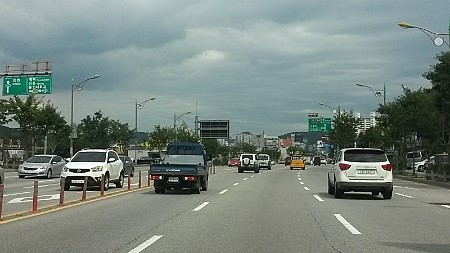
#> input picture python/road1.jpg, 450 x 253 px
$ python finallevel.py
#> lines starting #> are read from the running program, lines starting #| are printed output that depends on the picture; after the words box and inside, x2 and y2 are one past the last pixel; in counts of white or black regions, pixels touching at a corner belong together; long printed decimals are rounded
import cv2
import numpy as np

def grayscale(img):
    return cv2.cvtColor(img, cv2.COLOR_RGB2GRAY)

def canny(img, low_threshold, high_threshold):
    return cv2.Canny(img, low_threshold, high_threshold)

def gaussian_blur(img, kernel_size):
    return cv2.GaussianBlur(img, (kernel_size, kernel_size), 0)

def region_of_interest(img, vertices, color3=(255,255,255), color1=255):
    mask = np.zeros_like(img)

    if len(img.shape) > 2:
        color = color3
    else:
        color = color1

    cv2.fillPoly(mask, vertices, color)

    ROI_image = cv2.bitwise_and(img,mask)
    return ROI_image

def draw_lines(img, lines, color=[0,0,255], thickness = 2):
    for line in lines:
        for x1,y1,x2,y2 in line:
            cv2.line(img, (x1,y1), (x2,y2), color, thickness)
            # [6 lines of commented-out code are left out]

def hough_lines(img, rho, theta, threshold, min_line_len, max_line_gap):
    lines = cv2.HoughLinesP(img, rho, theta, threshold, np.array([]), minLineLength = min_line_len, maxLineGap = max_line_gap)
    #line_img = np.zeros((img.shape[0], img.shape[1], 3), dtype=np.uint8)
    #draw_lines(line_img, lines)

    #print(lines)

    return lines

def weighted_img(img, initial_img, α=1,β=1.,λ=0.):
    return cv2.addWeighted(initial_img,α,img,β,λ)

image = cv2.imread('road1.jpg')
#> image is the input picture: shape (253, 450, 3); mean B, G, R 127.1, 133.3, 120.3
height, width = image.shape[:2]
#> height = 253; width = 450

gray_img = grayscale(image)
#> in grayscale, `return cv2.cvtColor(img, cv2.COLOR_RGB2GRAY)`:
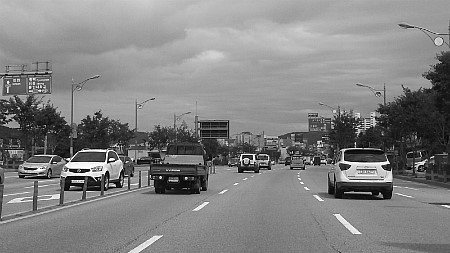
#> returned value: shape (253, 450); min 0, max 255, mean 129.9

blur_img = gaussian_blur(gray_img, 3)
#> in gaussian_blur, `return cv2.GaussianBlur(img, (kernel_size, kernel_size), 0)`:
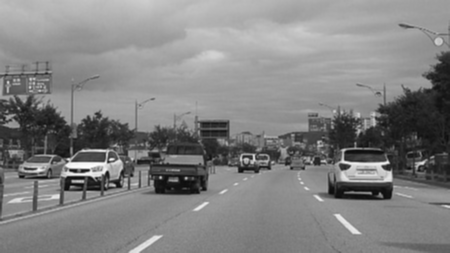
#> returned value: shape (253, 450); min 10, max 252, mean 130

canny_img = canny(blur_img, 70, 210)
#> in canny, `return cv2.Canny(img, low_threshold, high_threshold)`:
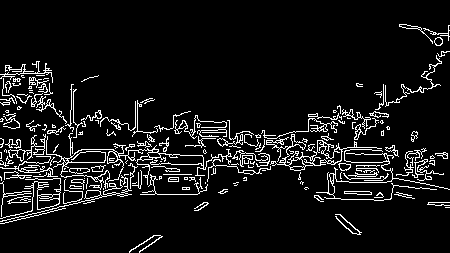
#> returned value: shape (253, 450); 8% white in thin lines or dots

vertices = np.array([[(50,height),(width/2-55, height/2+50), (width/2+55, height/2+50),(width-50, height)]], dtype=np.int32)
#vertices = np.array([[(50,height),(width/2-45, height/2+60), (width/2+45, height/2+60), (width-50,height)]], dtype=np.int32)
ROI_img = region_of_interest(canny_img, vertices)
#> in region_of_interest, `cv2.fillPoly(mask, vertices, color)`:
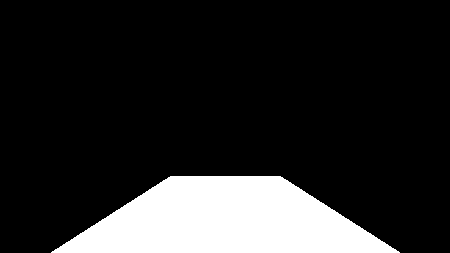
#> mask: shape (253, 450); 15.6% white; 1 white region, box (x1, y1, x2, y2) and area: (51, 176, 400, 253) 17753
#> in region_of_interest, `ROI_image = cv2.bitwise_and(img,mask)`:
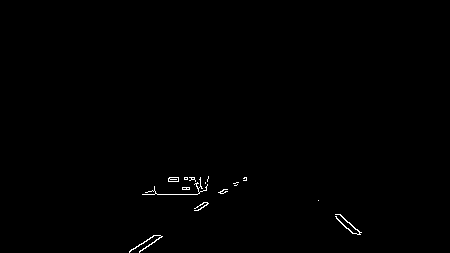
#> ROI_image: shape (253, 450); 0.41% white in thin lines or dots, all inside (x1, y1, x2, y2) = (129, 176, 362, 253)

line_arr = hough_lines(ROI_img, 1, 1*np.pi/180, 30, 10, 20)
#> in hough_lines, `lines = cv2.HoughLinesP(img, rho, theta, threshold, np.array([]), minL..`: lines = [[129, 252, 155, 235], [139, 252, 162, 236], [142, 194, 223, 193], [340, 214, 360, 232]]
#> line_arr has the same summary as lines in hough_lines
line_arr = np.squeeze(line_arr)

#print(line_arr)

slope_degree = (np.arctan2(line_arr[:,1] - line_arr[:,3], line_arr[:,0] - line_arr[:,2])*180)/np.pi
#> slope_degree = [146.8, 145.2, 179.3, -138]

print(slope_degree)
#| [ 146.821  145.176  179.293 -138.013 ]

line_arr = line_arr[np.abs(slope_degree)<160]
#> line_arr = [[129, 252, 155, 235], [139, 252, 162, 236], [340, 214, 360, 232]]
slope_degree = slope_degree[np.abs(slope_degree)<160]
#> slope_degree = [146.8, 145.2, -138]

line_arr = line_arr[np.abs(slope_degree)>95]
slope_degree = slope_degree[np.abs(slope_degree)>95]

L_lines, R_lines = line_arr[(slope_degree>0),:], line_arr[(slope_degree<0),:]
#> L_lines = [[129, 252, 155, 235], [139, 252, 162, 236]]; R_lines = [[340, 214, 360, 232]]
#print(L_lines)
#print(R_lines)
temp = np.zeros((image.shape[0], image.shape[1],3),dtype=np.uint8)
#print(temp)
L_lines, R_lines = L_lines[:,None], R_lines[:,None]
#print(L_lines)
#print(R_lines)

draw_lines(temp, L_lines)
#> the loop in draw_lines, `for line in lines:` made 2 passes
draw_lines(temp, R_lines)
#> call 2 of draw_lines, with lines = array of shape (1, 1, 4), thickness = 2
#> the loop in draw_lines (call 2), `for line in lines:` made 1 pass
#> after the loop in draw_lines (call 2), `for line in lines:`:
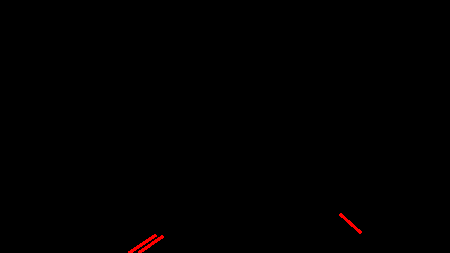
#> img: shape (253, 450, 3); mean of channels 0, 1, 2 0, 0, 0.7; drawn as B, G, R

result = weighted_img(temp, image)
cv2.imshow('result',result)
cv2.waitKey(0)


# [13 lines of commented-out code are left out]

$ run again, with python/slope_test.jpg copied over python/road1.jpg
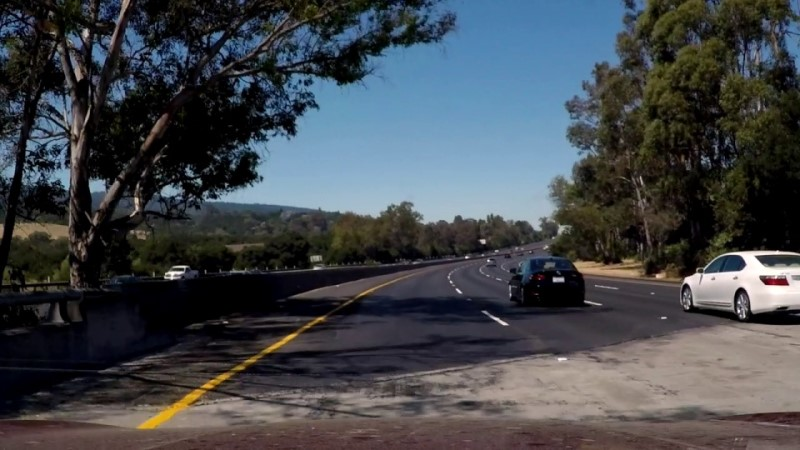
#> input picture python/slope_test.jpg, 800 x 450 px
#> image is the input picture: shape (450, 800, 3); mean B, G, R 75.5, 70.7, 66.6
#> in canny, `return cv2.Canny(img, low_threshold, high_threshold)`:
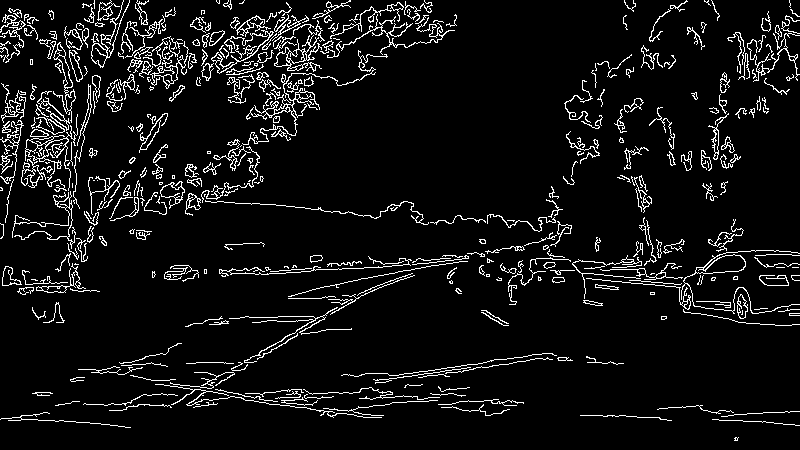
#> returned value: shape (450, 800); 7% white in thin lines or dots
#> mask: shape (450, 800); 19.7% white; 1 white region, box (x1, y1, x2, y2) and area: (51, 275, 750, 450) 70995
#> ROI_image: shape (450, 800); 0.9% white in thin lines or dots, all inside (x1, y1, x2, y2) = (95, 275, 735, 441)
#> lines = 60 rows, first 6: [389, 375, 551, 353], [163, 405, 300, 389], [377, 380, 481, 366], [160, 384, 312, 405], [201, 393, 386, 282], [254, 401, 303, 399]
#> `line_arr = hough_lines(ROI_img, 1, 1*np.pi/180, 30, 10, 20)`: line_arr has the same summary as lines in hough_lines
#> `slope_degree = (np.arctan2(line_arr[:,1] - line_arr[:,3], line_arr[:,0..`: slope_degree = 60 values, max 180 at index 12, min -179.2 at index 15, mean 29.26
#| [ 172.266   173.339  172.333 -172.134  149.036
#|   177.663  149.992  171.187  177.026  178.409
#|   149.087 -175.711  180.         -178.636 -175.030
#|  -179.193 -176.878 -172.194 -176.634  177.797
#|   178.831  180.         -177.138 -172.117  168.887
#|   177.563 -173.480 -175.815 -175.030  161.131
#> (further printed lines are left out)
#> `line_arr = line_arr[np.abs(slope_degree)<160]`: line_arr = [[201, 393, 386, 282], [185, 395, 372, 287], [210, 385, 377, 285], [586, 356, 603, 363], [485, 310, 508, 323]]
#> `slope_degree = slope_degree[np.abs(slope_degree)<160]`: slope_degree = [149, 150, 149.1, -157.6, -150.5]
#> L_lines = [[201, 393, 386, 282], [185, 395, 372, 287], [210, 385, 377, 285]]; R_lines = [[586, 356, 603, 363], [485, 310, 508, 323]]
#> the loop in draw_lines, `for line in lines:` made 3 passes
#> after the loop in draw_lines, `for line in lines:`:
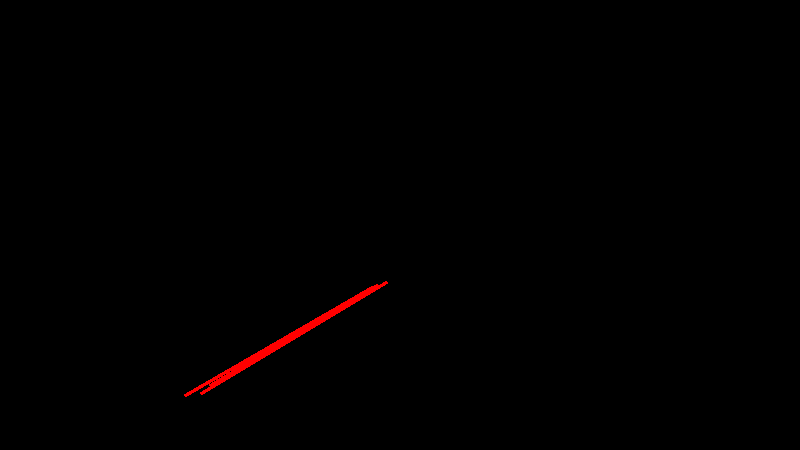
#> img: shape (450, 800, 3); mean of channels 0, 1, 2 0, 0, 1.2; drawn as B, G, R
#> the loop in draw_lines (call 2), `for line in lines:` made 2 passes
